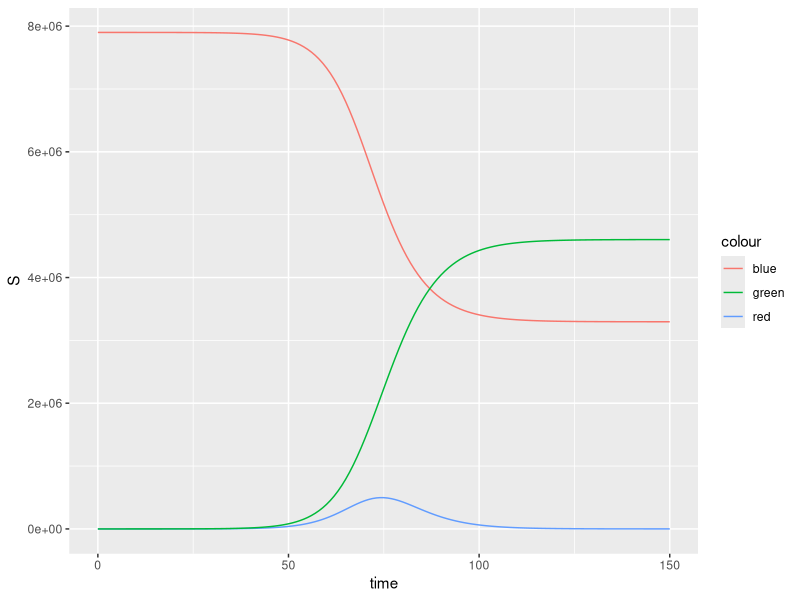
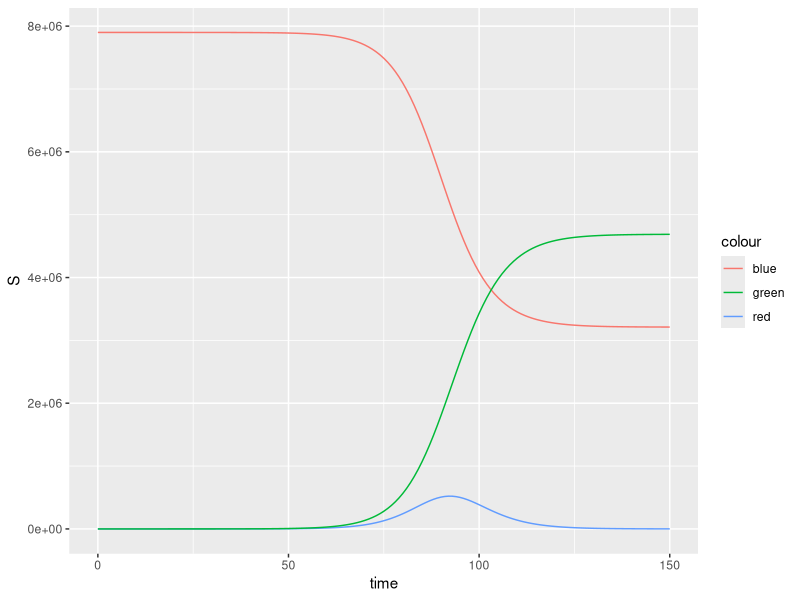

Write the R code that produced these figures, in order.
## ---- chunk 1
knitr::opts_chunk$set(echo = TRUE)
options(tinytex.verbose = TRUE)
library(deSolve)
library(ggplot2)
## ---- chunk 2
# defining model parameters

# initialized params and state variables here ... these are fixed nnonetheless
alpha.0 = 1/3; beta.0 = 0.5; N.0=7900000; prop.val <- FALSE; delta <- 1
times <- seq(0, 150, by = delta)

S.0 = 7900000; I.0 = 10; R.0 = 0
  
# alpha: recovery rate, beta: contacts per given time sufficient for spread
params <- c(alpha = alpha.0, beta = beta.0, N=N.0)

# state variables
if(prop.val){
  state <- c(S = S.0/N.0, I=I.0/N.0, R = R.0/N.0)
}else{
  state <- c(S = S.0, I=I.0, R = R.0)
}
## ---- chunk 3
# function to return the rates of change

RateOfChange <- function(t, state, params)
{

  # convert the rates into named list
  with(as.list(c(state, params)), {
    
    # rate of change of subsceptible population
    dS <- -beta*(S/N)*I
    # rate of change of the infectious population
    dI <- beta*(S/N)*I - alpha*I
    # rate of change of the recovered population
    dR <- alpha*I
    
    # return the rate of change
    list(c(dS, dI, dR))
    
  })
    
}
## ---- chunk 4
# run the model
out <- ode(y = state, times = times, func = RateOfChange, parms = params)
head(out)
## ---- chunk 5
# make a combine plot
dat <- data.frame(out)
ggplot(data = dat, aes(time)) + geom_line(aes(y = S, colour = "blue")) + 
  geom_line(aes(y = I, colour = "red")) + 
  geom_line(aes(y = R, colour = "green")) 
## ---- chunk 6

# self implementation

RateOfChange.Self <- function(times, state, params)
{
  df <- data.frame(time = times)
  S.list <- c(NULL); I.list <- c(NULL); R.list <- c(NULL)
  # convert the rates into named list
  
  with(as.list(c(state, params)), {
    for (time in times){
      # this is to ensure that the first values are the initials
      # update the variables 1
      S.list <- c(S.list, S); I.list <- c(I.list, I); R.list <- c(R.list, R); 
      
      # rate of change of subsceptible population
      S.change <- S*(1 - delta*beta*(I/N))
      #dS <- (S.change - S)/delta
      
      # rate of change of the recovered population
      #dR <- alpha*I
      R.change <- R + delta*alpha*I
      
      # rate of change of the infectious population
      I.change <- N - S.change - R.change
      #dI <- beta*(S/N)*I - alpha*I
      
      # update the variables 2 
      S <- S.change; I <- I.change; R <- R.change
      
    }
    
    df$S <- S.list; df$I <- I.list; df$R <- R.list
    return(df)
  })
  
}

## ---- chunk 7
data <- RateOfChange.Self(times, state, params)
head(data)
## ---- chunk 8
# make a combine plot
ggplot(data = data, aes(time)) + geom_line(aes(y = S, colour = "blue")) + 
  geom_line(aes(y = I, colour = "red")) + 
  geom_line(aes(y = R, colour = "green")) 
